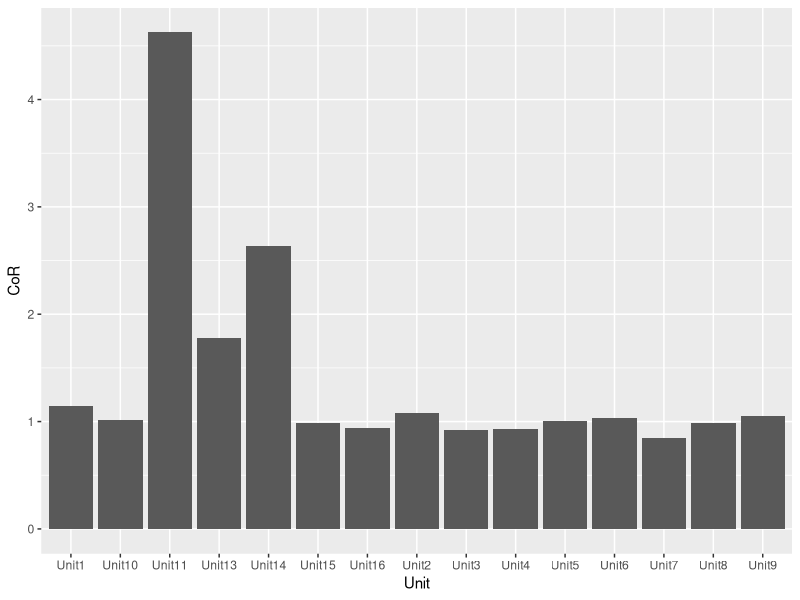
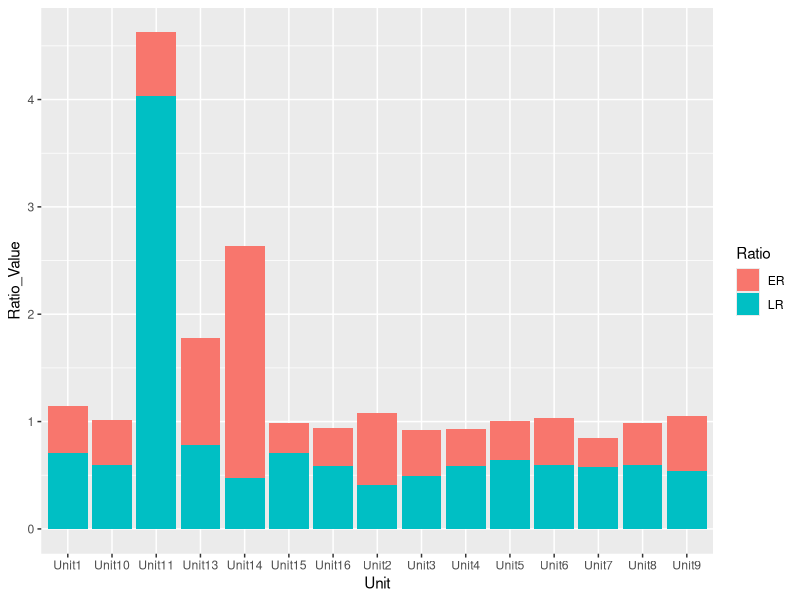
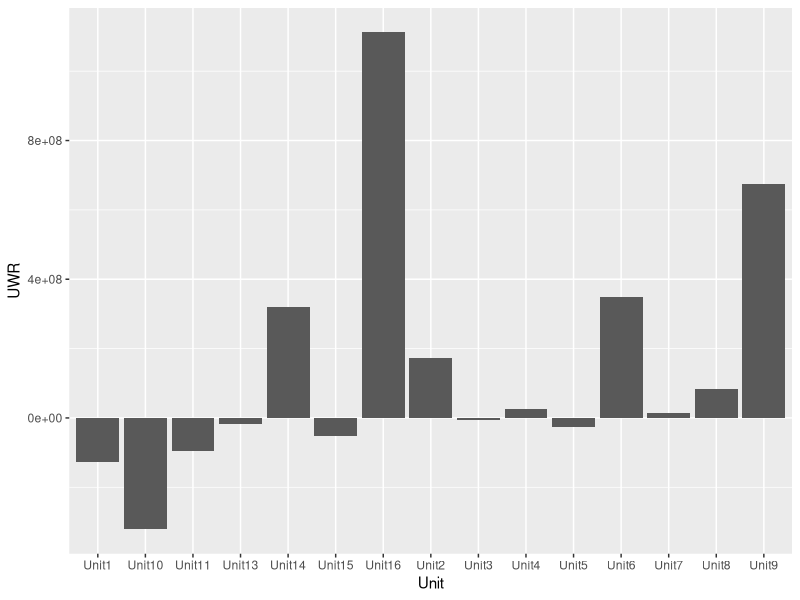

Here is the R script that generated these plots, in order:
####### Data preparation for lesson 2 (KPI's, searching for bad looking portfolios) #####

# libraries
library(dplyr)
library(ggplot2)

# load data
dt_KPI_raw <- read.csv("data/lesson2_KPI.csv")

## what type of information we have? (column quick view)
dt_KPI_raw %>% glimpse

## some data dictionary would be helpful, do we have some?

## what the columns contains?
dt_KPI_raw %>% summary()

#### looking for defects in data ####
## are there any missings?
dt_KPI_raw %>% lapply(function(x) {is.na(x) %>% table}) # leave blank

## are there any non sense values? 
# what are not allowed vaules for specific columns? lets look individually
# be prepared to deal with continuous and categorical values as well
dt_KPI_raw$Region %>% table(useNA = "ifany") # leave blank

dt_KPI_raw$Losses %>% summary # leave blank

#### correction of defects ####
## what is the feasible way to repair missing values? 
dt_KPI_raw <- dt_KPI_raw %>% 
  mutate(Business = ifelse(is.na(Business), "Missing", as.character(Business))) # leave blank

## what is the feasibly way to repair non sense values?
dt_KPI_raw <- dt_KPI_raw %>% 
  filter(Premium > 0,
          Losses > 0, 
         Expenses > 0
  )

# viz basics, ak bude cas, tak time dimension na ulohu 
# reflection - ze napisat co si myslia aky je dovod performanceS

# 3 times same thing

#### building KPIs ####
# what is the nice way to look into Loss/Expenses/Premium information?

dt_KPI_raw %>%
  rename(NEP = Premium,
         Loss = Losses,
         Expenses = Expenses,
         Time = Year
  ) %>% 
  mutate(LR = Loss / NEP, # leave blank
         ER = Expenses / NEP, # leave blank
         CoR = (Loss + Expenses) / NEP, # leave blank 
         UWR = NEP - Loss - Expenses, # leave blank
         Time_Y = Time %>% substr(1, 4)
  ) %>% 
  summarize(LR = mean(LR, na.rm =TRUE), # leave blank
            ER = mean(ER, na.rm = TRUE), # leave blank
            CoR = mean(CoR, na.rm = TRUE), # leave blank
            UWR = sum(UWR, na.rm = TRUE), # leave blank
            Premium = sum(NEP, na.rm = TRUE) # leave blank
  ) %>% 
  mutate(Dimension = "Total") %>% 
  select(Dimension, everything()) %>% 
  mutate_at(vars(UWR, Premium), funs(scales::dollar)) %>% 
  mutate_at(vars(LR, ER, CoR), funs(scales::percent))

dt_KPI_raw <- 
  dt_KPI_raw %>%
  rename(NEP = Premium,
         Loss = Losses,
         Expenses = Expenses,
         Time = Year
  ) %>% 
  mutate(LR = Loss / NEP , # leave blank
         ER = Expenses / NEP , # leave blank
         CoR = (Loss + Expenses) / NEP , # leave blank 
         UWR = NEP - Loss - Expenses, # leave blank
         Time_Y = Time %>% substr(1, 4)
  )

#### visualization ####
# What makes sense to visualize/compare at visual sense?

# e.g. Business Unit View using bar charts - ggplot2::geom_col()
dt_KPI_raw %>% 
  group_by(Unit) %>% 
  summarize(LR = mean(LR, na.rm =TRUE), # leave blank
            ER = mean(ER, na.rm = TRUE), # leave blank
            CoR = mean(CoR, na.rm = TRUE), # leave blank
            UWR = sum(UWR, na.rm = TRUE), # leave blank
            Premium = sum(NEP, na.rm = TRUE) # leave blank
  ) %>% 
  ggplot(aes(x = Unit, y = CoR)) + 
  geom_col()

# e.g. Business Unit View (Multi View on LR and ER)
# introducing wide and long format of the table
dt_KPI_raw %>% 
  group_by(Unit) %>% 
  summarize(LR = mean(LR, na.rm =TRUE), # leave blank
            ER = mean(ER, na.rm = TRUE), # leave blank
            CoR = mean(CoR, na.rm = TRUE), # leave blank
            UWR = sum(UWR, na.rm = TRUE), # leave blank
            Premium = sum(NEP, na.rm = TRUE) # leave blank
  ) %>% 
  reshape2::melt(measure.vars = c("ER", "LR"), 
                variable.name = "Ratio", value.name = "Ratio_Value") %>% 
  ggplot(aes(x = Unit, y = Ratio_Value, fill = Ratio)) + 
  geom_col()

# e.g. Business Unit View using bar charts - ggplot2::geom_col() on UWR
dt_KPI_raw %>% 
  group_by(Unit) %>% 
  summarize(LR = mean(LR, na.rm =TRUE), # leave blank
            ER = mean(ER, na.rm = TRUE), # leave blank
            CoR = mean(CoR, na.rm = TRUE), # leave blank
            UWR = sum(UWR, na.rm = TRUE), # leave blank
            Premium = sum(NEP, na.rm = TRUE) # leave blank
  ) %>% 
  ggplot(aes(x = Unit, y = UWR)) + 
  geom_col()

#### shiny ####
# where it makes sense to use dynamic range / create interactivity?